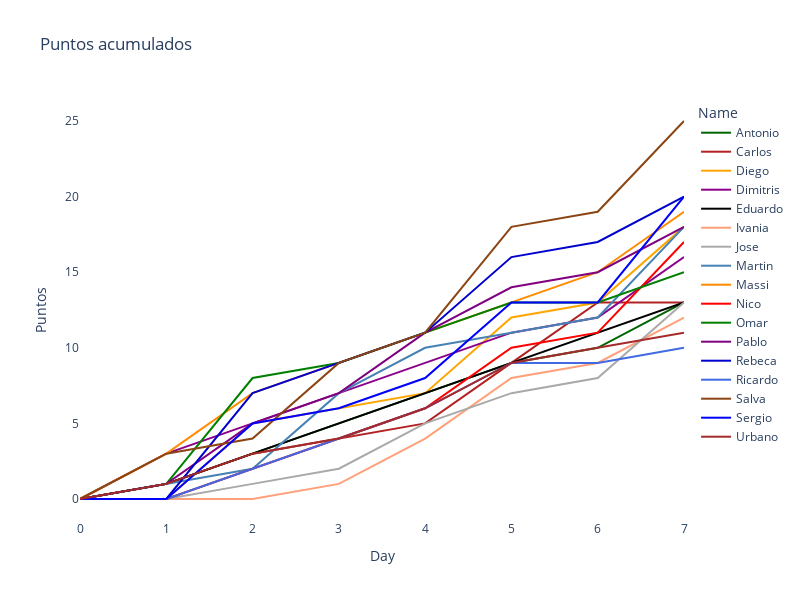

Notebook cell for this chart:
### Code cell
fig = px.line(df_ec, x="Day", y="Puntos", color='Name', 
              hover_data=['Name', 'Puntos', 'Puntos_Day'],
              color_discrete_sequence = list(color_dict.values()),
              title= "Puntos acumulados",
              height=600, width = 800)
#fig = px.scatter(df_ec, x="Day", y="Puntos", color='Name', height=800, width = 1000)

fig.update_layout(
#     showlegend=False,
    plot_bgcolor="white",
#    margin=dict(t=10,l=10,b=10,r=10)
)


fig.show()


plot(fig, filename='figuras/ajepi_mundial_2022.html')

### Figure 1 — Plotly figure (JSON) as saved in the notebook; plotly's stock layout.template omitted (floating-point values rounded to 4 significant figures)
{"data": [{"customdata": [["Antonio", 0], ["Antonio", 1], ["Antonio", 2], ["Antonio", 2], ["Antonio", 2], ["Antonio", 2], ["Antonio", 1], ["Antonio", 3]], "hovertemplate": "Name=%{customdata[0]}<br>Day=%{x}<br>Puntos=%{y}<br>Puntos_Day=%{customdata[1]}<extra></extra>", "legendgroup": "Antonio", "line": {"color": "DarkGreen", "dash": "solid"}, "marker": {"symbol": "circle"}, "mode": "lines", "name": "Antonio", "orientation": "v", "showlegend": true, "type": "scatter", "x": [0, 1, 2, 3, 4, 5, 6, 7], "xaxis": "x", "y": [0, 1, 3, 5, 7, 9, 10, 13], "yaxis": "y"}, {"customdata": [["Carlos", 0], ["Carlos", 1], ["Carlos", 2], ["Carlos", 1], ["Carlos", 1], ["Carlos", 4], ["Carlos", 4], ["Carlos", 0]], "hovertemplate": "Name=%{customdata[0]}<br>Day=%{x}<br>Puntos=%{y}<br>Puntos_Day=%{customdata[1]}<extra></extra>", "legendgroup": "Carlos", "line": {"color": "FireBrick", "dash": "solid"}, "marker": {"symbol": "circle"}, "mode": "lines", "name": "Carlos", "orientation": "v", "showlegend": true, "type": "scatter", "x": [0, 1, 2, 3, 4, 5, 6, 7], "xaxis": "x", "y": [0, 1, 3, 4, 5, 9, 13, 13], "yaxis": "y"}, {"customdata": [["Diego", 0], ["Diego", 0], ["Diego", 5], ["Diego", 1], ["Diego", 1], ["Diego", 5], ["Diego", 1], ["Diego", 5]], "hovertemplate": "Name=%{customdata[0]}<br>Day=%{x}<br>Puntos=%{y}<br>Puntos_Day=%{customdata[1]}<extra></extra>", "legendgroup": "Diego", "line": {"color": "Orange", "dash": "solid"}, "marker": {"symbol": "circle"}, "mode": "lines", "name": "Diego", "orientation": "v", "showlegend": true, "type": "scatter", "x": [0, 1, 2, 3, 4, 5, 6, 7], "xaxis": "x", "y": [0, 0, 5, 6, 7, 12, 13, 18], "yaxis": "y"}, {"customdata": [["Dimitris", 0], ["Dimitris", 3], ["Dimitris", 2], ["Dimitris", 2], ["Dimitris", 2], ["Dimitris", 2], ["Dimitris", 1], ["Dimitris", 4]], "hovertemplate": "Name=%{customdata[0]}<br>Day=%{x}<br>Puntos=%{y}<br>Puntos_Day=%{customdata[1]}<extra></extra>", "legendgroup": "Dimitris", "line": {"color": "DarkMagenta", "dash": "solid"}, "marker": {"symbol": "circle"}, "mode": "lines", "name": "Dimitris", "orientation": "v", "showlegend": true, "type": "scatter", "x": [0, 1, 2, 3, 4, 5, 6, 7], "xaxis": "x", "y": [0, 3, 5, 7, 9, 11, 12, 16], "yaxis": "y"}, {"customdata": [["Eduardo", 0], ["Eduardo", 1], ["Eduardo", 2], ["Eduardo", 2], ["Eduardo", 2], ["Eduardo", 2], ["Eduardo", 2], ["Eduardo", 2]], "hovertemplate": "Name=%{customdata[0]}<br>Day=%{x}<br>Puntos=%{y}<br>Puntos_Day=%{customdata[1]}<extra></extra>", "legendgroup": "Eduardo", "line": {"color": "Black", "dash": "solid"}, "marker": {"symbol": "circle"}, "mode": "lines", "name": "Eduardo", "orientation": "v", "showlegend": true, "type": "scatter", "x": [0, 1, 2, 3, 4, 5, 6, 7], "xaxis": "x", "y": [0, 1, 3, 5, 7, 9, 11, 13], "yaxis": "y"}, {"customdata": [["Ivania", 0], ["Ivania", 0], ["Ivania", 0], ["Ivania", 1], ["Ivania", 3], ["Ivania", 4], ["Ivania", 1], ["Ivania", 3]], "hovertemplate": "Name=%{customdata[0]}<br>Day=%{x}<br>Puntos=%{y}<br>Puntos_Day=%{customdata[1]}<extra></extra>", "legendgroup": "Ivania", "line": {"color": "LightSalmon", "dash": "solid"}, "marker": {"symbol": "circle"}, "mode": "lines", "name": "Ivania", "orientation": "v", "showlegend": true, "type": "scatter", "x": [0, 1, 2, 3, 4, 5, 6, 7], "xaxis": "x", "y": [0, 0, 0, 1, 4, 8, 9, 12], "yaxis": "y"}, {"customdata": [["Jose", 0], ["Jose", 0], ["Jose", 1], ["Jose", 1], ["Jose", 3], ["Jose", 2], ["Jose", 1], ["Jose", 5]], "hovertemplate": "Name=%{customdata[0]}<br>Day=%{x}<br>Puntos=%{y}<br>Puntos_Day=%{customdata[1]}<extra></extra>", "legendgroup": "Jose", "line": {"color": "DarkGray", "dash": "solid"}, "marker": {"symbol": "circle"}, "mode": "lines", "name": "Jose", "orientation": "v", "showlegend": true, "type": "scatter", "x": [0, 1, 2, 3, 4, 5, 6, 7], "xaxis": "x", "y": [0, 0, 1, 2, 5, 7, 8, 13], "yaxis": "y"}, {"customdata": [["Martin", 0], ["Martin", 1], ["Martin", 1], ["Martin", 5], ["Martin", 3], ["Martin", 1], ["Martin", 1], ["Martin", 6]], "hovertemplate": "Name=%{customdata[0]}<br>Day=%{x}<br>Puntos=%{y}<br>Puntos_Day=%{customdata[1]}<extra></extra>", "legendgroup": "Martin", "line": {"color": "SteelBlue", "dash": "solid"}, "marker": {"symbol": "circle"}, "mode": "lines", "name": "Martin", "orientation": "v", "showlegend": true, "type": "scatter", "x": [0, 1, 2, 3, 4, 5, 6, 7], "xaxis": "x", "y": [0, 1, 2, 7, 10, 11, 12, 18], "yaxis": "y"}, {"customdata": [["Massi", 0], ["Massi", 3], ["Massi", 4], ["Massi", 2], ["Massi", 2], ["Massi", 2], ["Massi", 2], ["Massi", 4]], "hovertemplate": "Name=%{customdata[0]}<br>Day=%{x}<br>Puntos=%{y}<br>Puntos_Day=%{customdata[1]}<extra></extra>", "legendgroup": "Massi", "line": {"color": "DarkOrange", "dash": "solid"}, "marker": {"symbol": "circle"}, "mode": "lines", "name": "Massi", "orientation": "v", "showlegend": true, "type": "scatter", "x": [0, 1, 2, 3, 4, 5, 6, 7], "xaxis": "x", "y": [0, 3, 7, 9, 11, 13, 15, 19], "yaxis": "y"}, {"customdata": [["Nico", 0], ["Nico", 0], ["Nico", 2], ["Nico", 2], ["Nico", 2], ["Nico", 4], ["Nico", 1], ["Nico", 6]], "hovertemplate": "Name=%{customdata[0]}<br>Day=%{x}<br>Puntos=%{y}<br>Puntos_Day=%{customdata[1]}<extra></extra>", "legendgroup": "Nico", "line": {"color": "Red", "dash": "solid"}, "marker": {"symbol": "circle"}, "mode": "lines", "name": "Nico", "orientation": "v", "showlegend": true, "type": "scatter", "x": [0, 1, 2, 3, 4, 5, 6, 7], "xaxis": "x", "y": [0, 0, 2, 4, 6, 10, 11, 17], "yaxis": "y"}, {"customdata": [["Omar", 0], ["Omar", 1], ["Omar", 7], ["Omar", 1], ["Omar", 2], ["Omar", 2], ["Omar", 0], ["Omar", 2]], "hovertemplate": "Name=%{customdata[0]}<br>Day=%{x}<br>Puntos=%{y}<br>Puntos_Day=%{customdata[1]}<extra></extra>", "legendgroup": "Omar", "line": {"color": "Green", "dash": "solid"}, "marker": {"symbol": "circle"}, "mode": "lines", "name": "Omar", "orientation": "v", "showlegend": true, "type": "scatter", "x": [0, 1, 2, 3, 4, 5, 6, 7], "xaxis": "x", "y": [0, 1, 8, 9, 11, 13, 13, 15], "yaxis": "y"}, {"customdata": [["Pablo", 0], ["Pablo", 1], ["Pablo", 4], ["Pablo", 2], ["Pablo", 4], ["Pablo", 3], ["Pablo", 1], ["Pablo", 3]], "hovertemplate": "Name=%{customdata[0]}<br>Day=%{x}<br>Puntos=%{y}<br>Puntos_Day=%{customdata[1]}<extra></extra>", "legendgroup": "Pablo", "line": {"color": "Purple", "dash": "solid"}, "marker": {"symbol": "circle"}, "mode": "lines", "name": "Pablo", "orientation": "v", "showlegend": true, "type": "scatter", "x": [0, 1, 2, 3, 4, 5, 6, 7], "xaxis": "x", "y": [0, 1, 5, 7, 11, 14, 15, 18], "yaxis": "y"}, {"customdata": [["Rebeca", 0], ["Rebeca", 0], ["Rebeca", 7], ["Rebeca", 2], ["Rebeca", 2], ["Rebeca", 5], ["Rebeca", 1], ["Rebeca", 3]], "hovertemplate": "Name=%{customdata[0]}<br>Day=%{x}<br>Puntos=%{y}<br>Puntos_Day=%{customdata[1]}<extra></extra>", "legendgroup": "Rebeca", "line": {"color": "MediumBlue", "dash": "solid"}, "marker": {"symbol": "circle"}, "mode": "lines", "name": "Rebeca", "orientation": "v", "showlegend": true, "type": "scatter", "x": [0, 1, 2, 3, 4, 5, 6, 7], "xaxis": "x", "y": [0, 0, 7, 9, 11, 16, 17, 20], "yaxis": "y"}, {"customdata": [["Ricardo", 0], ["Ricardo", 0], ["Ricardo", 2], ["Ricardo", 2], ["Ricardo", 2], ["Ricardo", 3], ["Ricardo", 0], ["Ricardo", 1]], "hovertemplate": "Name=%{customdata[0]}<br>Day=%{x}<br>Puntos=%{y}<br>Puntos_Day=%{customdata[1]}<extra></extra>", "legendgroup": "Ricardo", "line": {"color": "RoyalBlue", "dash": "solid"}, "marker": {"symbol": "circle"}, "mode": "lines", "name": "Ricardo", "orientation": "v", "showlegend": true, "type": "scatter", "x": [0, 1, 2, 3, 4, 5, 6, 7], "xaxis": "x", "y": [0, 0, 2, 4, 6, 9, 9, 10], "yaxis": "y"}, {"customdata": [["Salva", 0], ["Salva", 3], ["Salva", 1], ["Salva", 5], ["Salva", 2], ["Salva", 7], ["Salva", 1], ["Salva", 6]], "hovertemplate": "Name=%{customdata[0]}<br>Day=%{x}<br>Puntos=%{y}<br>Puntos_Day=%{customdata[1]}<extra></extra>", "legendgroup": "Salva", "line": {"color": "SaddleBrown", "dash": "solid"}, "marker": {"symbol": "circle"}, "mode": "lines", "name": "Salva", "orientation": "v", "showlegend": true, "type": "scatter", "x": [0, 1, 2, 3, 4, 5, 6, 7], "xaxis": "x", "y": [0, 3, 4, 9, 11, 18, 19, 25], "yaxis": "y"}, {"customdata": [["Sergio", 0], ["Sergio", 0], ["Sergio", 5], ["Sergio", 1], ["Sergio", 2], ["Sergio", 5], ["Sergio", 0], ["Sergio", 7]], "hovertemplate": "Name=%{customdata[0]}<br>Day=%{x}<br>Puntos=%{y}<br>Puntos_Day=%{customdata[1]}<extra></extra>", "legendgroup": "Sergio", "line": {"color": "Blue", "dash": "solid"}, "marker": {"symbol": "circle"}, "mode": "lines", "name": "Sergio", "orientation": "v", "showlegend": true, "type": "scatter", "x": [0, 1, 2, 3, 4, 5, 6, 7], "xaxis": "x", "y": [0, 0, 5, 6, 8, 13, 13, 20], "yaxis": "y"}, {"customdata": [["Urbano", 0], ["Urbano", 1], ["Urbano", 2], ["Urbano", 1], ["Urbano", 2], ["Urbano", 3], ["Urbano", 1], ["Urbano", 1]], "hovertemplate": "Name=%{customdata[0]}<br>Day=%{x}<br>Puntos=%{y}<br>Puntos_Day=%{customdata[1]}<extra></extra>", "legendgroup": "Urbano", "line": {"color": "Brown", "dash": "solid"}, "marker": {"symbol": "circle"}, "mode": "lines", "name": "Urbano", "orientation": "v", "showlegend": true, "type": "scatter", "x": [0, 1, 2, 3, 4, 5, 6, 7], "xaxis": "x", "y": [0, 1, 3, 4, 6, 9, 10, 11], "yaxis": "y"}], "layout": {"height": 600, "legend": {"title": {"text": "Name"}, "tracegroupgap": 0}, "plot_bgcolor": "white", "title": {"text": "Puntos acumulados"}, "width": 800, "xaxis": {"anchor": "y", "domain": [0, 1], "title": {"text": "Day"}}, "yaxis": {"anchor": "x", "domain": [0, 1], "title": {"text": "Puntos"}}}}
